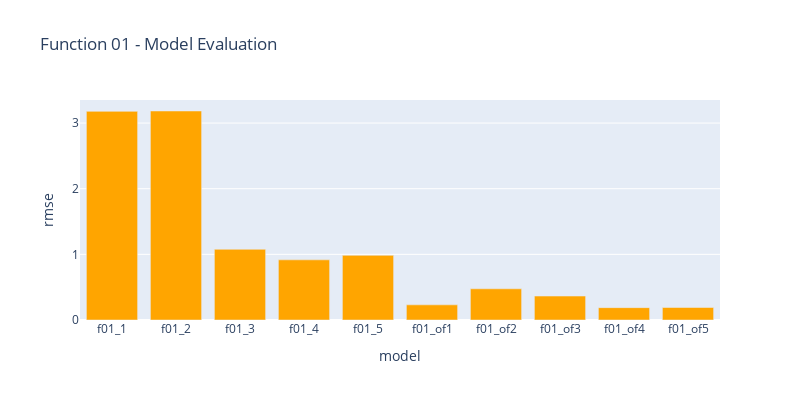

Here is the notebook cell this chart was saved with:
### Code cell
df_f01 = df[df['model'].str.contains("f01")]
fig = px.bar(df_f01,x="model",y="rmse",title="Function 01 - Model Evaluation",width=800, height=400,
                category_orders={ # replaces default order by column name
                    "model": [
                        "f01_1",
                        "f01_2",
                        "f01_3",
                        "f01_4",
                        "f01_5",
                        "f01_of1",
                        "f01_of2",
                        "f01_of3",
                        "f01_of4",
                        "f01_of5",
                            
                            ]
                }
            )
fig.update_traces(marker_color='orange')
fig.show()

### Figure 1 — Plotly figure (JSON) as saved in the notebook; plotly's stock layout.template omitted (floating-point values rounded to 4 significant figures)
{"data": [{"alignmentgroup": "True", "hovertemplate": "model=%{x}<br>rmse=%{y}<extra></extra>", "legendgroup": "", "marker": {"color": "orange", "pattern": {"shape": ""}}, "name": "", "offsetgroup": "", "orientation": "v", "showlegend": false, "textposition": "auto", "type": "bar", "x": ["f01_3", "f01_5", "f01_of3", "f01_of2", "f01_2", "f01_of5", "f01_1", "f01_4", "f01_of4", "f01_of1"], "xaxis": "x", "y": [1.077, 0.9845, 0.3645, 0.4751, 3.184, 0.1904, 3.178, 0.9159, 0.1881, 0.2307], "yaxis": "y"}], "layout": {"barmode": "relative", "height": 400, "legend": {"tracegroupgap": 0}, "title": {"text": "Function 01 - Model Evaluation"}, "width": 800, "xaxis": {"anchor": "y", "categoryarray": ["f01_1", "f01_2", "f01_3", "f01_4", "f01_5", "f01_of1", "f01_of2", "f01_of3", "f01_of4", "f01_of5"], "categoryorder": "array", "domain": [0, 1], "title": {"text": "model"}}, "yaxis": {"anchor": "x", "domain": [0, 1], "title": {"text": "rmse"}}}}
